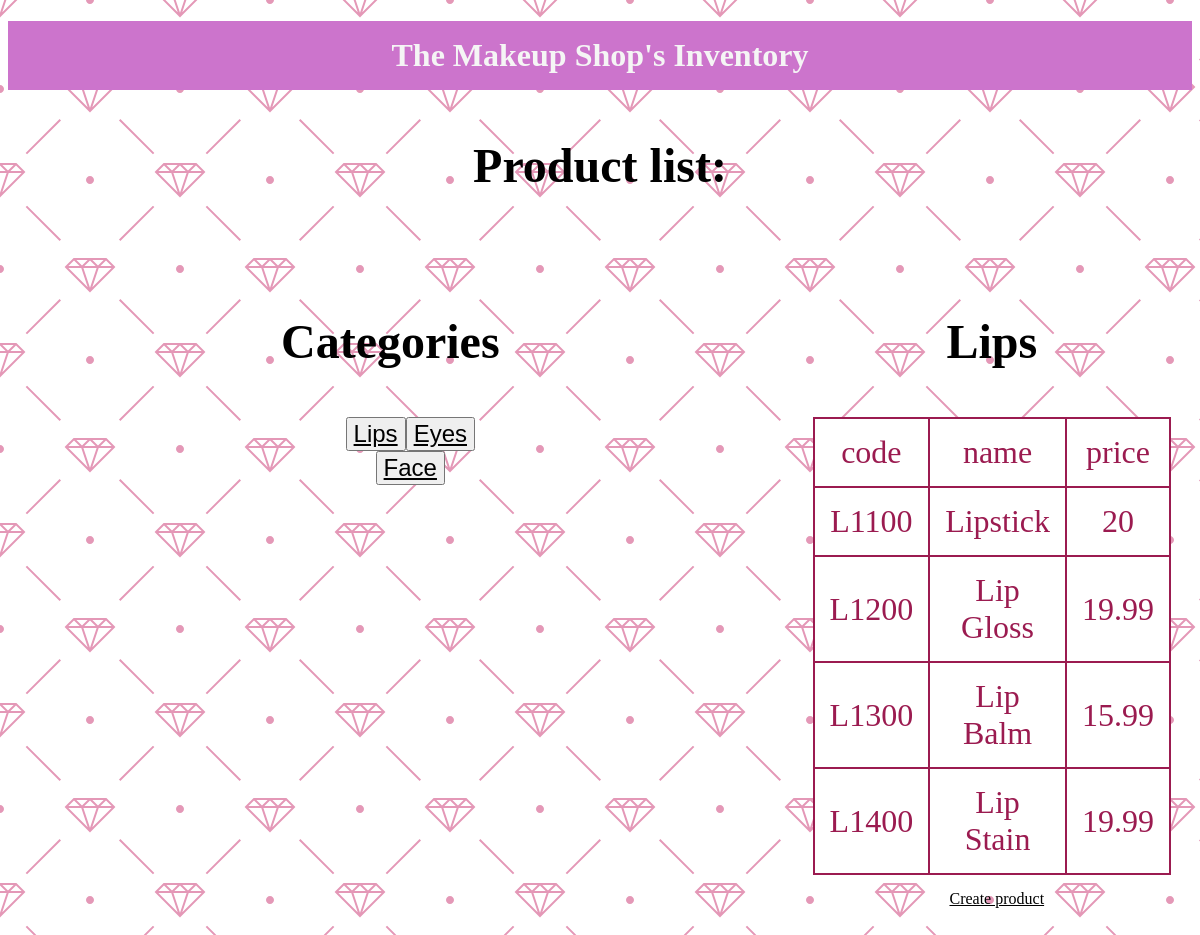
The page / on the database its author committed.
### tables this page shows
Create TABLE Catalog_categories( 
 id integer auto_increment, 
 category_name VARCHAR(45) NOT NULL, 
 Constraint category_PK Primary key (id)
);

Create TABLE Catalog_products(
 product_code VARCHAR(45) NOT NULL, 
 product_name VARCHAR(45) NOT NULL, 
 product_price Double, 
 category_id integer,
 Constraint product_PK Primary key (product_code),
 Constraint category_FK Foreign key (category_id) References Catalog_categories(id)
);

### DAO.php (called while the page is built, shortened)
<?php
function get_product_categories($connection){
$query = "select * from Catalog_categories";
return $connection->query($query);
}
function get_products($connection, $category){
$query = "select p.product_code, p.product_name, p.product_price from Catalog_products p join  Catalog_categories c on p.category_id=c.id where c.category_name='".$category."'";
return $connection->query($query);
}
?>

### index.php (the view, shortened to what this page needs)
<!DOCTYPE html>
<head>
	<link href="styles.css" rel="stylesheet">
</head>
<body>
<h1> The Makeup Shop's Inventory </h1>
<h3>Product list:</h3>
<div class='main'>
<?php
include "DAO.php";
$connection=get_connection();
$categories=get_product_categories($connection);
$current_category='';
$i=0;
echo'<div>
<h3>Categories</h3>
<ul>';
while($row = $categories ->fetch_assoc()){
	if($i==0 and $current_category==''){
		$current_category=$row['category_name'];
		$i++;
	}
       echo '<button><a href="?category='.$row['category_name'].'">'.$row['category_name'].'</a></button>' ;
	}
echo'</ul></div>';
echo'<div>';
echo'<h3>'.$current_category.'</h3>';
echo '<table>';
  echo '<tr><td>code</td><td>name</td><td>price</td></tr>' ;
$products=get_products($connection, $current_category);
while($row = $products ->fetch_assoc()){
       echo '<tr><td>'.$row['product_code'].'</td><td>'.$row['product_name'].'</td><td>'.$row['product_price'].'</td></tr>' ;
	}
echo '</table>';
echo '<a class="link" href ="new_product.php">Create product</a>';
echo'</div>';
?>
</div>

### styles.css (style rules this page uses)
h1 { background-color: rgb(204, 116, 204); padding: 1rem; color: whitesmoke; font-size: 2rem; }
.main { display:flex; }
.main div { margin:25px; padding-left: 15.5rem; }
table { font-size: 2rem; border-collapse: collapse; margin:15px; text-align: center; background-color: white; }
h3 { font-size: 3rem; }
table td { padding:15px; border: 2px solid #9b1b50; color: #9b1b50; }
.link { color:black; margin-left: 10px; }
button { font-size: 1.5rem; }
button a { color: black; }

### rows shown on the page
catalog_categories: category_name "Lips"
catalog_categories: category_name "Eyes"
catalog_categories: category_name "Face"
catalog_products: product_code "L1100", product_name "Lipstick", product_price "20"
catalog_products: product_code "L1200", product_name "Lip Gloss", product_price "19.99"
catalog_products: product_code "L1300", product_name "Lip Balm", product_price "15.99"
catalog_products: product_code "L1400", product_name "Lip Stain", product_price "19.99"
